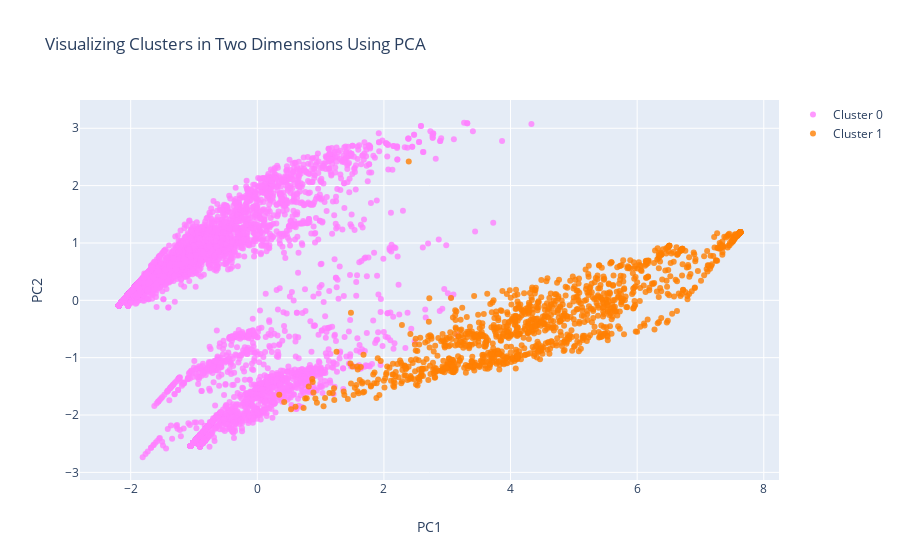

The cell this chart's notebook holds for it:
### Code cell
#Instructions for building the 2-D plot

#trace1 is for 'Cluster 0'
trace1 = go.Scatter(
                    x = cluster0["PC1_2d"],
                    y = cluster0["PC2_2d"],
                    mode = "markers",
                    name = "Cluster 0",
                    marker = dict(color = 'rgba(255, 128, 255, 0.8)'),
                    text = None)

#trace2 is for 'Cluster 1'
trace2 = go.Scatter(
                    x = cluster1["PC1_2d"],
                    y = cluster1["PC2_2d"],
                    mode = "markers",
                    name = "Cluster 1",
                    marker = dict(color = 'rgba(255, 128, 2, 0.8)'),
                    text = None)

#trace3 is for 'Cluster 2'
# trace3 = go.Scatter(
#                     x = cluster2["PC1_2d"],
#                     y = cluster2["PC2_2d"],
#                     mode = "markers",
#                     name = "Cluster 2",
#                     marker = dict(color = 'rgba(0, 255, 200, 0.8)'),
#                     text = None)

# data = [trace1, trace2, trace3]
data = [trace1, trace2]

title = "Visualizing Clusters in Two Dimensions Using PCA"

layout = dict(title = title,
              xaxis= dict(title= 'PC1',ticklen= 5,zeroline= False),
              yaxis= dict(title= 'PC2',ticklen= 5,zeroline= False)
             )

fig = dict(data = data, layout = layout)

iplot(fig)

### Figure 1 — Plotly figure (JSON) as saved in the notebook; plotly's stock layout.template omitted (floating-point values rounded to 4 significant figures; data arrays with more than 128 entries replaced by an {"elided": "..."} marker saying what was removed)
{"data": [{"marker": {"color": "rgba(255, 128, 255, 0.8)"}, "mode": "markers", "name": "Cluster 0", "type": "scatter", "x": {"elided": "5928 float values"}, "y": {"elided": "5928 float values"}}, {"marker": {"color": "rgba(255, 128, 2, 0.8)"}, "mode": "markers", "name": "Cluster 1", "type": "scatter", "x": {"elided": "1122 float values"}, "y": {"elided": "1122 float values"}}], "layout": {"title": {"text": "Visualizing Clusters in Two Dimensions Using PCA"}, "xaxis": {"ticklen": 5, "title": {"text": "PC1"}, "zeroline": false}, "yaxis": {"ticklen": 5, "title": {"text": "PC2"}, "zeroline": false}}}
